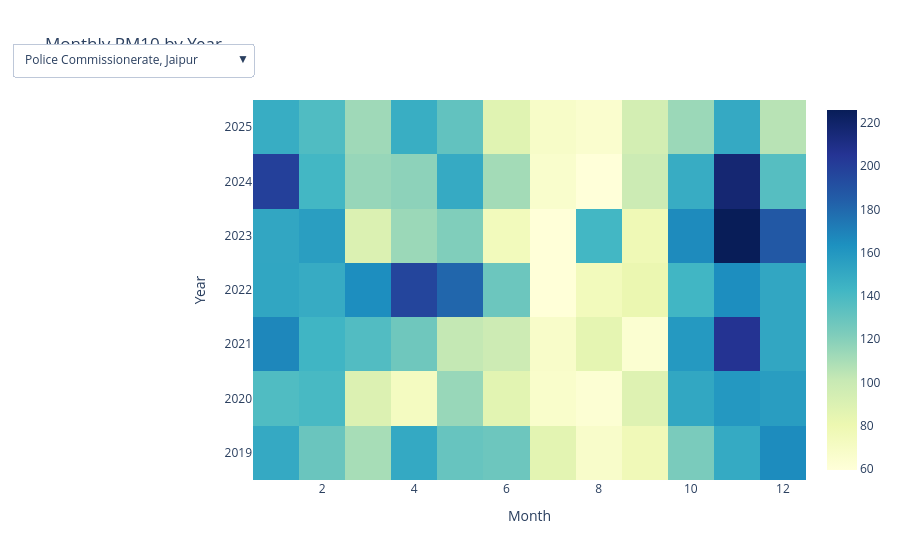

Source (notebook cell):
### Markdown cell above
The heatmap compares each station’s typical monthly concentration. The dropdown is set to PM2.5(can be changed), and darker blue cells show higher medians.
1. For PM2.5, the monthly heatmap shows a strong seasonal contrast in PM2.5 at Anand Vihar, Delhi: medians are highest at the beginning and end of the year and lower through much of the middle months. Kolkata shows a similar, though less pronounced, pattern, while Bengaluru’s monthly levels are comparatively low and even. This calendar view helps identify when pollution tends to be higher, but it does not explain the causes. 

2. for PM10, across the monitoring stations, monthly median PM10 is generally higher near the beginning and end of the year and lower around midyear. Anand Vihar, Delhi, shows the strongest seasonal contrast, while Bengaluru and Chennai remain comparatively low and even. Combining years makes these recurring monthly differences easier to compare; the heatmap shows when PM10 tends to rise, but not why.

### Code cell
stations = data["station"].unique()
fig = go.Figure()

for station in stations:
    city_data = data[data["station"] == station]
    heatmap_data = city_data.pivot_table(
        index="year",
        columns="month",
        values="PM10 (µg/m³)",
        aggfunc="median"
    )

    fig.add_trace(go.Heatmap(
        z=heatmap_data.values,
        x=heatmap_data.columns,
        y=heatmap_data.index,
        colorscale="YlGnBu",
        visible=(station == stations[0])
    ))

fig.update_layout(
    title="Monthly PM10 by Year",
    xaxis_title="Month",
    yaxis_title="Year",
    updatemenus=[{
        "buttons": [
            {
                "label": station,
                "method": "update",
                "args": [
                    {"visible": [s == station for s in stations]},
                    {"title": f"Monthly PM10 by Year — {station}"}
                ]
            }
            for station in stations
        ],
        "direction": "down",
        "x": 0,
        "y": 1.15
    }]
)

fig.show()

### Figure 1 — Plotly figure (JSON) as saved in the notebook; plotly's stock layout.template omitted (floating-point values rounded to 4 significant figures)
{"data": [{"colorscale": [[0, "rgb(255,255,217)"], [0.125, "rgb(237,248,177)"], [0.25, "rgb(199,233,180)"], [0.375, "rgb(127,205,187)"], [0.5, "rgb(65,182,196)"], [0.625, "rgb(29,145,192)"], [0.75, "rgb(34,94,168)"], [0.875, "rgb(37,52,148)"], [1, "rgb(8,29,88)"]], "type": "heatmap", "visible": true, "x": [1, 2, 3, 4, 5, 6, 7, 8, 9, 10, 11, 12], "y": [2019, 2020, 2021, 2022, 2023, 2024, 2025], "z": [[149.8, 129.0, 110.4, 150.3, 130.1, 128.1, 85.84, 67.49, 76.77, 123.6, 149.5, 165.5], [137.6, 140.4, 89.69, 72.33, 114.9, 86.4, 66.99, 62.51, 88.62, 151.3, 159.3, 156.8], [167.8, 143.3, 137.1, 127.2, 102.1, 97.75, 67.67, 84.57, 63.82, 158.9, 205.9, 151.7], [151.8, 148.7, 164.6, 196.7, 181.2, 128.4, 59.91, 74.73, 81.35, 142.8, 164.8, 151.5], [151.6, 156.1, 90.3, 114.0, 121.6, 74.88, 60.04, 142.2, 77.84, 166.1, 225.9, 187.2], [199.3, 142.2, 115.0, 118.0, 149.2, 111.5, 66.52, 59.61, 98.5, 148.1, 216.9, 135.8], [147.9, 137.6, 112.7, 147.2, 131.6, 87.27, 68.54, 65.43, 94.34, 113.8, 149.9, 105.4]]}, {"colorscale": [[0, "rgb(255,255,217)"], [0.125, "rgb(237,248,177)"], [0.25, "rgb(199,233,180)"], [0.375, "rgb(127,205,187)"], [0.5, "rgb(65,182,196)"], [0.625, "rgb(29,145,192)"], [0.75, "rgb(34,94,168)"], [0.875, "rgb(37,52,148)"], [1, "rgb(8,29,88)"]], "type": "heatmap", "visible": false, "x": [1, 2, 3, 4, 5, 6, 7, 8, 9, 10, 11, 12], "y": [2020, 2021, 2022, 2023, 2024, 2025], "z": [[NaN, NaN, NaN, NaN, NaN, NaN, NaN, NaN, NaN, NaN, NaN, 78.07], [20.84, 153.5, 83.89, 75.87, 50.61, 41.95, 50.38, 51.11, 49.33, 64.14, 46.57, 78.33], [87.01, 94.48, 87.53, 92.52, 92.48, 90.58, 102.2, 30.9, 58.48, 67.31, 64.68, 59.97], [51.48, 77.98, 48.27, 46.06, 34.1, 31.09, 27.52, 35.54, 25.11, 68.6, 54.66, 63.06], [65.89, 63.22, 69.71, 57.75, 73.3, NaN, 28.99, 32.19, 35.61, 37.23, 97.21, 64.24], [92.23, 35.75, 89.56, 90.07, 27.42, 43.0, 44.36, 55.67, 52.93, 55.75, 63.98, 91.11]]}, {"colorscale": [[0, "rgb(255,255,217)"], [0.125, "rgb(237,248,177)"], [0.25, "rgb(199,233,180)"], [0.375, "rgb(127,205,187)"], [0.5, "rgb(65,182,196)"], [0.625, "rgb(29,145,192)"], [0.75, "rgb(34,94,168)"], [0.875, "rgb(37,52,148)"], [1, "rgb(8,29,88)"]], "type": "heatmap", "visible": false, "x": [1, 2, 3, 4, 5, 6, 7, 8, 9, 10, 11, 12], "y": [2019, 2020, 2021, 2022, 2023, 2024, 2025], "z": [[378.3, 261.6, 160.1, 100.5, 120.5, 84.53, 77.7, 55.31, 52.53, 123.0, 255.0, 244.6], [248.3, 279.8, 110.7, 37.95, 26.25, 35.08, 74.33, 61.57, 61.44, 87.93, 202.4, 286.9], [262.7, 278.9, 225.6, 129.5, 62.43, 63.78, 62.37, 79.5, 54.58, 131.8, 192.5, 266.0], [247.6, 219.0, 190.7, 105.1, 93.81, 88.01, 54.1, 52.7, 57.95, 89.12, 181.7, 249.2], [203.5, 135.6, 120.6, 118.8, 52.71, 50.5, 32.28, 54.67, 30.34, 81.18, 137.9, 154.8], [155.4, 121.0, 82.24, 88.7, 46.82, 53.45, 31.79, 41.62, 38.27, 60.41, 138.5, 152.1], [158.7, 135.2, 99.72, 52.63, 43.34, 41.61, 39.85, 33.29, 37.05, 96.41, 134.7, 166.1]]}, {"colorscale": [[0, "rgb(255,255,217)"], [0.125, "rgb(237,248,177)"], [0.25, "rgb(199,233,180)"], [0.375, "rgb(127,205,187)"], [0.5, "rgb(65,182,196)"], [0.625, "rgb(29,145,192)"], [0.75, "rgb(34,94,168)"], [0.875, "rgb(37,52,148)"], [1, "rgb(8,29,88)"]], "type": "heatmap", "visible": false, "x": [1, 2, 3, 4, 5, 6, 7, 8, 9, 10, 11, 12], "y": [2019, 2020, 2021, 2022, 2023, 2024, 2025], "z": [[343.2, 252.0, 245.8, 299.0, 259.3, 248.1, 150.6, 97.64, 105.1, 294.1, 353.2, 397.9], [301.8, 269.1, 156.7, 92.07, 129.4, 95.03, 63.98, 56.81, 104.2, 307.8, 419.4, 324.3], [327.0, 331.1, 280.6, 200.7, 139.0, 177.7, 126.0, 218.9, 97.84, 319.7, 541.9, 435.3], [482.2, 383.5, 302.7, 322.5, 283.3, 318.6, 118.0, 152.4, 200.1, 497.8, 411.6, 356.7], [389.4, 359.2, 264.6, 251.7, 247.1, 178.6, 96.86, 278.9, 163.0, 294.8, 524.0, 405.7], [375.9, 266.6, 217.3, 281.1, 333.4, 302.0, 132.2, 110.6, 144.7, 504.1, 549.2, 340.2], [336.7, 259.6, 212.5, 271.1, 201.1, 150.4, 88.54, 113.5, 159.2, 381.8, 467.0, 429.3]]}, {"colorscale": [[0, "rgb(255,255,217)"], [0.125, "rgb(237,248,177)"], [0.25, "rgb(199,233,180)"], [0.375, "rgb(127,205,187)"], [0.5, "rgb(65,182,196)"], [0.625, "rgb(29,145,192)"], [0.75, "rgb(34,94,168)"], [0.875, "rgb(37,52,148)"], [1, "rgb(8,29,88)"]], "type": "heatmap", "visible": false, "x": [1, 2, 3, 4, 5, 6, 7, 8, 9, 10, 11, 12], "y": [2021, 2022, 2023, 2024, 2025], "z": [[NaN, NaN, 82.63, 54.95, 28.74, 45.73, 38.19, 42.6, 51.49, 41.59, 29.7, 68.17], [48.44, 62.27, 67.89, 34.64, 64.28, 48.8, 42.1, 46.47, 47.98, 56.92, 66.35, 65.68], [90.22, 81.49, 61.52, 46.28, 59.96, 50.41, 48.03, 53.97, 45.62, 95.16, 44.17, 70.01], [104.9, 71.44, 59.86, 55.24, 40.67, 58.83, 36.33, 25.56, 29.87, 48.2, 104.3, 79.95], [147.2, 124.1, 54.41, 50.3, 52.41, 28.5, 20.83, 65.74, 65.81, 53.27, 91.53, 126.7]]}, {"colorscale": [[0, "rgb(255,255,217)"], [0.125, "rgb(237,248,177)"], [0.25, "rgb(199,233,180)"], [0.375, "rgb(127,205,187)"], [0.5, "rgb(65,182,196)"], [0.625, "rgb(29,145,192)"], [0.75, "rgb(34,94,168)"], [0.875, "rgb(37,52,148)"], [1, "rgb(8,29,88)"]], "type": "heatmap", "visible": false, "x": [1, 2, 3, 4, 5, 6, 7, 8, 9, 10, 11, 12], "y": [2019, 2020, 2021, 2022, 2023, 2024, 2025], "z": [[NaN, NaN, NaN, NaN, NaN, 65.26, 56.8, 50.68, 38.54, 84.19, 124.4, 137.1], [143.2, 138.8, 89.98, 59.54, 52.06, 27.21, 28.37, 38.0, 33.66, 68.34, 131.9, 142.5], [172.8, 119.4, 127.0, 73.35, 64.55, 43.39, 49.39, 41.46, 36.36, 83.0, 145.8, 170.5], [150.8, 146.6, 168.1, 81.81, 93.36, 33.58, 49.3, 46.95, 38.56, 68.65, 147.9, 154.1], [140.7, 109.4, 74.74, 56.05, 38.6, 43.61, 44.23, 38.21, 49.76, 141.5, 123.3, 107.9], [117.8, 98.55, 41.51, 103.1, 88.95, 52.76, 17.09, 52.3, 48.7, 71.89, 133.6, 141.6], [123.3, 131.8, 97.75, 82.36, 77.35, 74.0, 74.37, 64.97, 63.29, 78.64, 107.5, 105.9]]}], "layout": {"title": {"text": "Monthly PM10 by Year"}, "updatemenus": [{"buttons": [{"args": [{"visible": [true, false, false, false, false, false]}, {"title": "Monthly PM10 by Year — Police Commissionerate, Jaipur"}], "label": "Police Commissionerate, Jaipur", "method": "update"}, {"args": [{"visible": [false, true, false, false, false, false]}, {"title": "Monthly PM10 by Year — BTM Layout, Bengaluru"}], "label": "BTM Layout, Bengaluru", "method": "update"}, {"args": [{"visible": [false, false, true, false, false, false]}, {"title": "Monthly PM10 by Year — Rabindra Bharati University, Kolkata"}], "label": "Rabindra Bharati University, Kolkata", "method": "update"}, {"args": [{"visible": [false, false, false, true, false, false]}, {"title": "Monthly PM10 by Year — Anand Vihar, Delhi"}], "label": "Anand Vihar, Delhi", "method": "update"}, {"args": [{"visible": [false, false, false, false, true, false]}, {"title": "Monthly PM10 by Year — Manali, Chennai"}], "label": "Manali, Chennai", "method": "update"}, {"args": [{"visible": [false, false, false, false, false, true]}, {"title": "Monthly PM10 by Year — Worli, Mumbai"}], "label": "Worli, Mumbai", "method": "update"}], "direction": "down", "x": 0, "y": 1.15}], "xaxis": {"title": {"text": "Month"}}, "yaxis": {"title": {"text": "Year"}}}}
